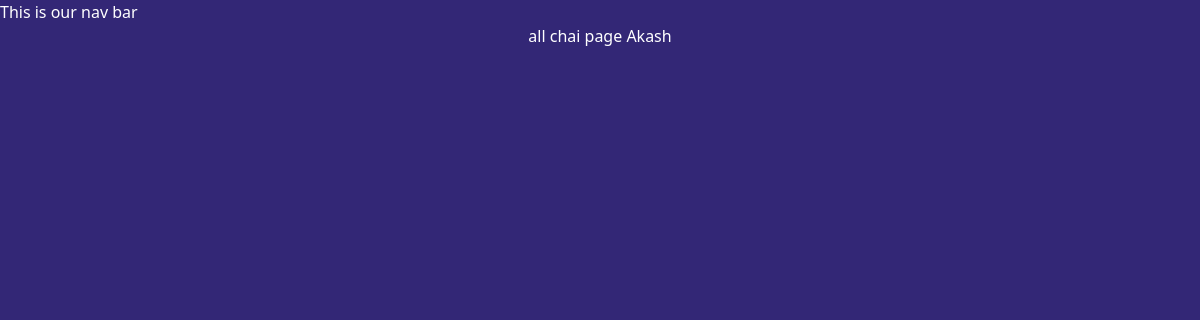
The app's page /chai/, older data.
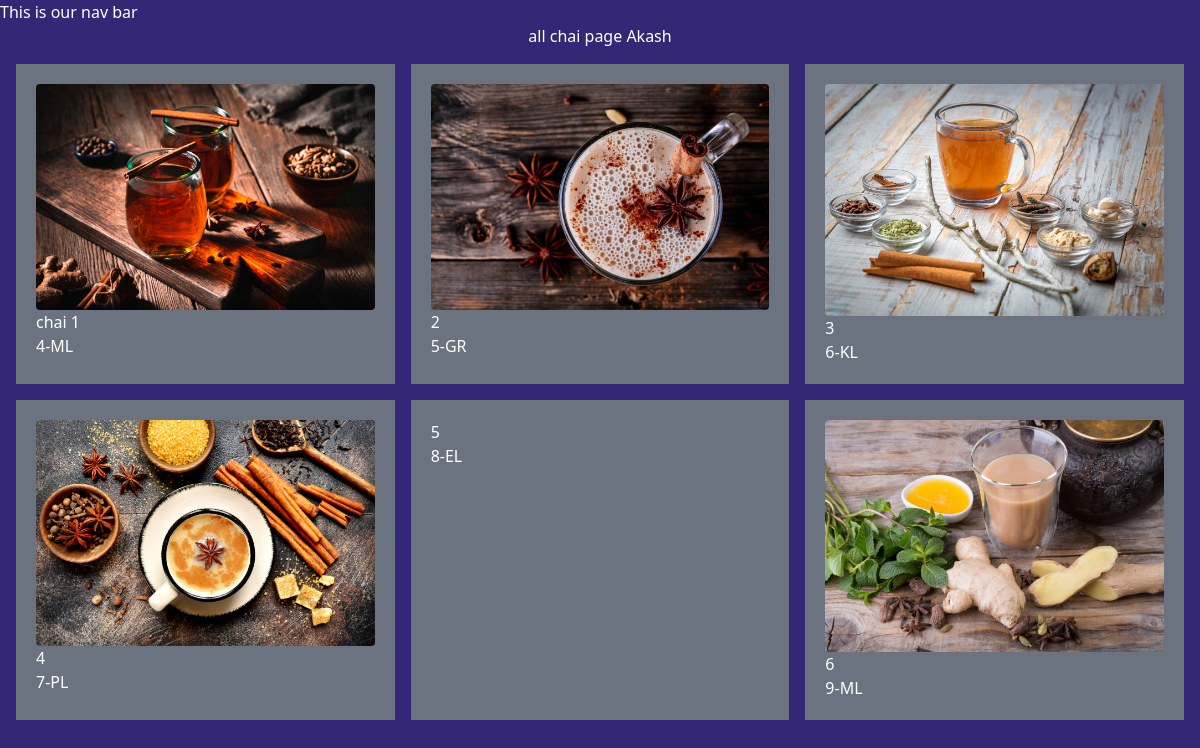
The same page, newer data.
### chai/models.py (models this page shows, shortened)
class ChaiVariety(models.Model):
  CHAI_TYPE_CHOICES = [
    ('ML', 'MASALA'),
    ('GR', 'GINGER'),
    ('KL', 'KIWI'),
    ('PL', 'PLAIN'),
    ('EL', 'ELAICHI'),
  ]
  name = models.CharField(max_length=100)
  image = models.ImageField(upload_to='chais/')
  date_added = models.DateTimeField(default=timezone.now)
  type = models.CharField(max_length=2, choices=CHAI_TYPE_CHOICES, default='ML')
  description = models.TextField(default="")

### chai/views.py (the view)
# urls.py: path("", views.all_chai, name="allchai"),
def all_chai(request):
    chais = models.ChaiVariety.objects.all()
    return render(request, "chai/allChai.html", {'chais':chais})

### chai/templates/chai/allChai.html (shortened to what this page needs)
{% extends "layout.html" %} //this is working only first line 🤣
{% block content %}
<h1>all chai page Akash</h1>
<div class="grid grid-cols-3 gap-4 m-4">
    {% for chai in chais  %}
    <div class="bg-gray-500 p-5">
        <img class="rounded" src="{{chai.image.url}}" alt="">
        <h3>{{chai.name}}</h3>
        <a href="{% url 'ChaiDetails' chai.id%}">
            <button>
                {{chai.id}}-{{chai.type}}
            </button>
        </a>
    </div>
    {% endfor %}
</div>
{% endblock  %}

### templates/layout.html (shortened to what this page needs)
{% load static tailwind_tags %}
{% load static %}
<!DOCTYPE html>
<html lang="en">
<head>
    <link rel="stylesheet" href="{% static 'style.css' %}">
    {% tailwind_css %}
</head>
<body>
    <nav>This is our nav bar</nav>
    {% block content %}
    {% endblock  %}
</body>
</html>

### static/style.css (style rules this page uses)
body { background-color: #332776; color: #ffffff; }
h1 { text-align: center; font-size: 2em; }

Row changes from the older to the newer data that the page shows:
added ChaiVariety: image (picture), name "chai 1", id "4", type "ML"
added ChaiVariety: image (picture), name "2", id "5", type "GR"
added ChaiVariety: image (picture), name "3", id "6", type "KL"
added ChaiVariety: image (picture), name "4", id "7", type "PL"
added ChaiVariety: name "5", id "8", type "EL"
added ChaiVariety: image (picture), name "6", id "9", type "ML"
